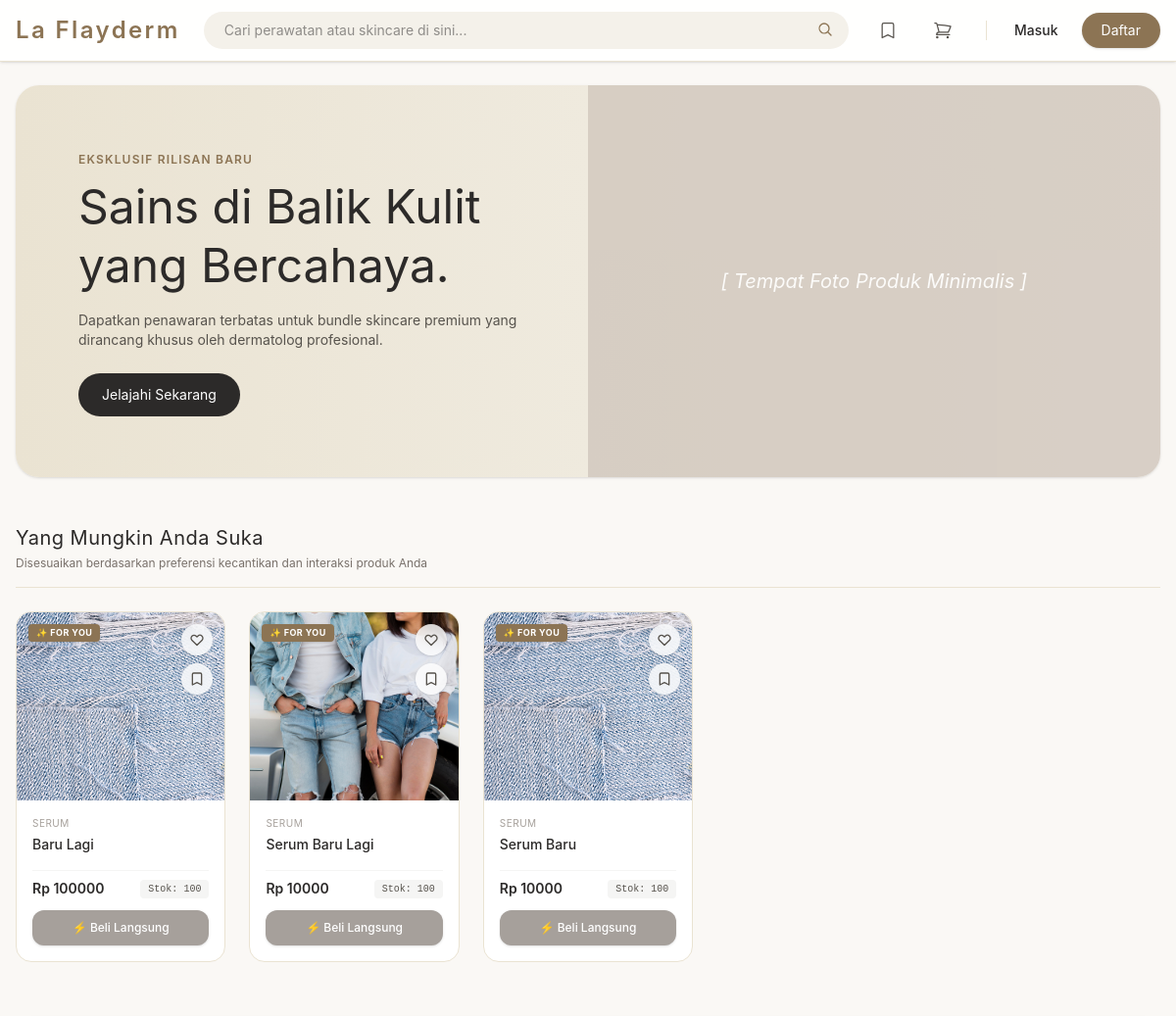
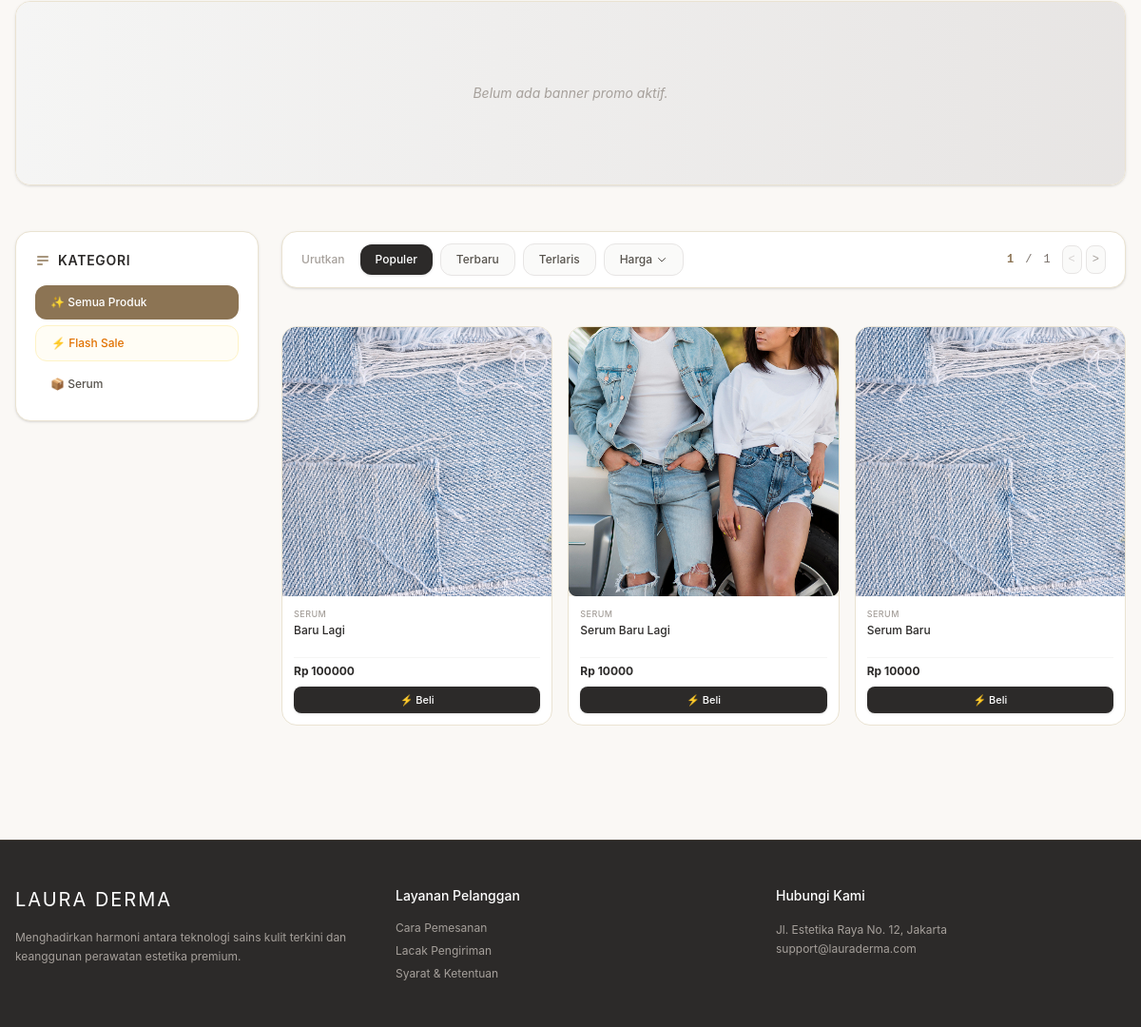
The app's page /, older data (2 pictures, top to bottom).
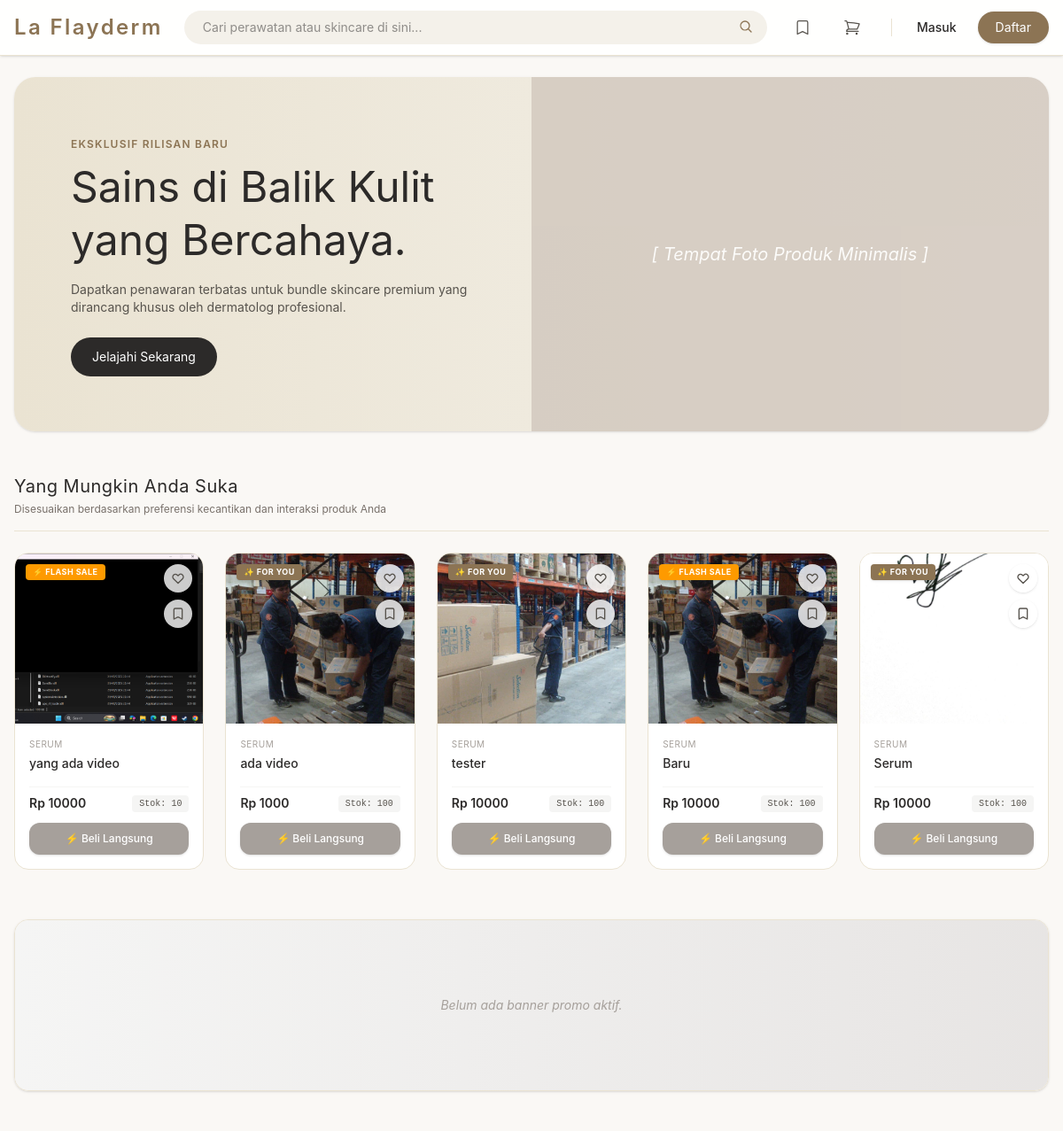
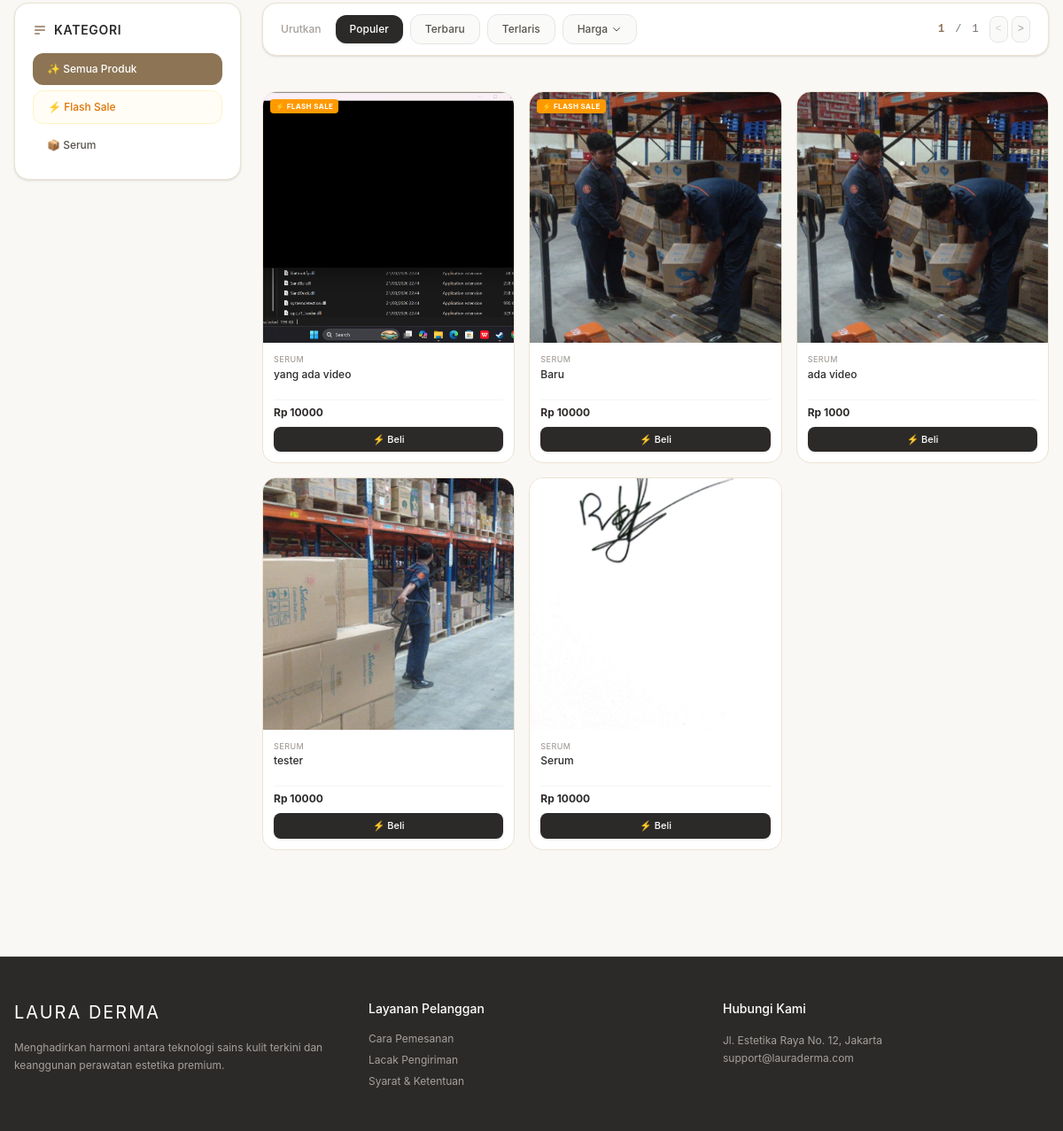
The same page, newer data (2 pictures, top to bottom).
### toko/models.py (models this page shows, shortened)
class Produk(models.Model):
    kategori = models.ForeignKey(Kategori, on_delete=models.SET_NULL, null=True, blank=True, related_name='produk')
    nama = models.CharField(max_length=200)
    slug = models.SlugField(unique=True, max_length=250)
    gambar = models.ImageField(upload_to='produk/thumbnails/', blank=True, null=True)
    video_produk = models.FileField(upload_to='produk/videos/', null=True, blank=True)
    deskripsi = models.TextField(blank=True, null=True)
    harga = models.IntegerField()  # Menggunakan integer agar pas untuk mata uang Rupiah
    stok = models.IntegerField(default=0)
    is_flash_sale = models.BooleanField(default=False) # Penanda untuk masuk bagian diskon
    dibuat_pada = models.DateTimeField(auto_now_add=True)
    flash_sale_end = models.DateTimeField(null=True, blank=True)
    class Meta:
        verbose_name_plural = "Produk"
    @property
    def status_flash_aktif(self):
        if self.is_flash_sale and self.flash_sale_end:
            return timezone.now() < self.flash_sale_end
        return False

class Kategori(models.Model):
    nama = models.CharField(max_length=100)
    slug = models.SlugField(unique=True, max_length=150)
    class Meta:
        verbose_name_plural = "Kategori" # Agar di halaman admin tulisannya rapi

### toko/views.py (the view, shortened to what this page needs)
# urls.py: path('', halaman_utama, name='home'),
def halaman_utama(request):
    daftar_banner = BannerPromo.objects.filter(is_aktif=True).order_by('-diperbarui_pada')
    daftar_kategori = Kategori.objects.all()
    daftar_produk = Produk.objects.all().order_by('-is_flash_sale', '-dibuat_pada')
    produk_populer = Produk.objects.annotate(
        total_likes=Count('likes')
    ).order_by('-total_likes', '-dibuat_pada')[:9]
    user_wishlists = []
    user_likes = []
    produk_rekomendasi = None
    if not produk_rekomendasi or not produk_rekomendasi.exists():
        produk_rekomendasi = produk_populer
    context = {
        'daftar_banner': daftar_banner,
        'daftar_kategori': daftar_kategori,
        'daftar_produk': daftar_produk, # Menggantikan produk_spesial dan produk_biasa
        'produk_rekomendasi': produk_rekomendasi,
        'user_wishlists': list(user_wishlists),
        'user_likes': list(user_likes),
    }
    return render(request, 'index.html', context)

### toko/context_processors.py (called while the page is built)
def wishlist_count(request):
    if request.user.is_authenticated:
        count = Wishlist.objects.filter(user=request.user).count()
    else:
        count = 0
    return {'wish_count': count}

### templates/index.html (shortened to what the changed rows need)
{% extends 'base.html' %}
{% block content %}
<div class="max-w-[1600px] mx-auto px-4 mt-6 grid grid-cols-1 xl:grid-cols-[160px_1fr_160px] gap-8 items-start">
    <main class="w-full min-w-0">
        <header class="w-full">
            <div class="relative bg-gradient-to-r from-[#EAE3D2] to-[#F4F1EA] rounded-3xl h-[320px] md:h-[400px] overflow-hidden flex items-center shadow-sm">
                <div class="p-8 md:p-16 max-w-xl z-10">
                    <h1 class="text-4xl md:text-5xl font-normal serif-font mt-2 mb-4 leading-tight">Sains di Balik Kulit yang Bercahaya.</h1>
                </div>
            </div>
        </header>
        <section class="w-full mt-12">
            <div class="border-b border-[#EAE3D2] pb-4 mb-6 flex flex-col md:flex-row md:items-end justify-between gap-2">
                <div>
                    <h2 class="text-xl font-normal serif-font text-[#2C2A29] tracking-wide">Yang Mungkin Anda Suka</h2>
                </div>
            </div>
            <div class="grid grid-cols-2 md:grid-cols-3 lg:grid-cols-5 xl:grid-cols-3 2xl:grid-cols-5 gap-6">
                {% for produk in produk_rekomendasi %}
                <div class="bg-white rounded-2xl overflow-hidden border border-[#EAE3D2] hover:shadow-md transition-shadow group cursor-pointer flex flex-col justify-between">
                    <div>
                        <div class="h-48 bg-[#F4F1EA] flex items-center justify-center relative overflow-hidden">
                            <a href="{% url 'detail_produk' produk.id %}" class="absolute inset-0 z-10">
                                {% if produk.gambar %}
                                    <img src="{{ produk.gambar.url }}" alt="{{ produk.nama }}" class="w-full h-full object-cover group-hover:scale-105 transition-transform duration-300">
                                {% else %}
                                    <div class="w-full h-full flex items-center justify-center">
                                        <span class="text-stone-400 italic text-xs font-medium text-center">[ {{ produk.nama }} ]</span>
                                    </div>
                                {% endif %}
                            </a>
                            <div class="absolute top-3 right-3 z-20 flex flex-col gap-2">
                                <button onclick="toggleLike(this, '{{ produk.id }}')" class="like-btn p-2 bg-white/80 backdrop-blur-sm rounded-full shadow-sm hover:bg-white transition-all group/like {% if produk.id in user_likes %}active{% endif %}">
                                </button>
                                <button onclick="toggleWishlist(this, '{{ produk.id }}')" class="wishlist-btn p-2 bg-white/80 backdrop-blur-sm rounded-full shadow-sm hover:bg-white transition-all group/wish {% if produk.id in user_wishlists %}active{% endif %}">
                                    <svg xmlns="http://www.w3.org/2000/svg" class="h-4 w-4 text-stone-600 group-hover/wish:text-[#8C7454]" fill="none" viewBox="0 0 24 24" stroke="currentColor">
                                        <path stroke-linecap="round" stroke-linejoin="round" stroke-width="2" d="M5 5a2 2 0 012-2h10a2 2 0 012 2v16l-7-3.5L5 21V5z" />
                                    </svg>
                                </button>
                            </div>
                            {% if produk.is_flash_sale %}
                            <span class="absolute top-3 left-3 bg-amber-500 text-white text-[9px] font-bold uppercase tracking-wider px-2 py-0.5 rounded shadow-sm z-20">
                                ⚡ Flash Sale
                            </span>
                            {% else %}
                            <span class="absolute top-3 left-3 bg-[#8C7454] text-white text-[9px] font-bold uppercase tracking-wider px-2 py-0.5 rounded shadow-sm z-20">
                                ✨ For You
                            </span>
                            {% endif %}
                        </div>
                        <div class="p-4">
                            <span class="text-[10px] text-stone-400 uppercase tracking-wider block">
                                {% if produk.kategori %}{{ produk.kategori.nama }}{% else %}Tanpa Kategori{% endif %}
                            </span>
                            <a href="{% url 'detail_produk' produk.id %}" class="relative z-20 block">
                                <h3 class="text-sm font-medium mt-1 text-[#2C2A29] truncate group-hover:text-[#8C7454] transition-colors" title="{{ produk.nama }}">
                                    {{ produk.nama }}
                                </h3>
                            </a>
                        </div>
                    </div>
                    <div class="p-4 pt-0 relative z-20">
                        <div class="flex items-center justify-between gap-2 pt-2 border-t border-stone-100 mb-3">
                            <span class="text-sm font-semibold text-[#2C2A29]">Rp {{ produk.harga }}</span>
                            <span class="text-[10px] bg-stone-100 text-stone-600 px-2 py-0.5 rounded font-mono">Stok: {{ produk.stok }}</span>
                        </div>
                        {% if request.user.is_authenticated %}
                            {% if not user.is_staff %}
                            <form action="{% url 'tambah_ke_keranjang' produk.id %}" method="POST">
                                {% csrf_token %}
                                <input type="hidden" name="jumlah" value="1">
                                <button type="submit" class="w-full {% if produk.is_flash_sale %}bg-amber-500 hover:bg-amber-600{% else %}bg-[#2C2A29] hover:bg-[#8C7454]{% endif %} text-white py-2.5 rounded-xl text-xs font-medium transition-colors shadow-sm flex items-center justify-center gap-1.5">
                                    ⚡ Beli Langsung
                                </button>
                            </form>
                            {% endif %}
                        {% else %}
                            <button type="button" onclick="openLoginModal()" class="w-full bg-stone-400 text-white py-2.5 rounded-xl text-xs font-medium hover:bg-stone-500 transition-colors shadow-sm flex items-center justify-center gap-1.5">
                                ⚡ Beli Langsung
                            </button>
                        {% endif %}
                    </div>
                </div>
                {% empty %}
                <div class="col-span-full text-center py-8 bg-[#FAF8F5] rounded-2xl border border-dashed border-[#EAE3D2]">
                    <p class="text-sm text-stone-400 italic">Mulai jelajahi produk kami untuk mendapatkan rekomendasi spesial.</p>
                </div>
                {% endfor %}
            </div>
        </section>
        <div class="w-full max-w-7xl mx-auto flex flex-col md:flex-row gap-6 mt-12">
            <aside class="w-full md:w-64 shrink-0">
                <div class="bg-white rounded-2xl border border-[#EAE3D2] p-5 shadow-sm sticky top-24">
                    <h2 class="text-sm font-semibold text-[#2C2A29] uppercase tracking-wider mb-4 flex items-center gap-2">
                        <svg xmlns="http://www.w3.org/2000/svg" class="h-4 w-4 text-[#8C7454]" fill="none" viewBox="0 0 24 24" stroke="currentColor">
                            <path stroke-linecap="round" stroke-linejoin="round" stroke-width="2" d="M4 6h16M4 12h16M4 18h7" />
                        </svg>
                        Kategori
                    </h2>
                    <ul class="space-y-1.5">
                        {% for kategori in daftar_kategori %}
                        <li>
                            <button onclick="filterProduk('{{ kategori.slug }}', this)" class="category-btn w-full text-left px-4 py-2.5 rounded-xl text-xs font-medium text-stone-600 bg-transparent hover:bg-[#FAF8F5] hover:text-[#8C7454] transition-all flex items-center justify-between group">
                                <span class="category-name flex items-center gap-2">📦 {{ kategori.nama }}</span>
                            </button>
                        </li>
                        {% empty %}
                        <li class="text-xs text-stone-400 italic p-2">Belum ada kategori aktif.</li>
                        {% endfor %}
                    </ul>
                </div>
            </aside>
            <main class="flex-1 space-y-10">
                <section class="w-full mb-10">
                    <div id="main-product-grid" class="grid grid-cols-2 lg:grid-cols-3 xl:grid-cols-4 gap-4">
                        {% for produk in daftar_produk %}
                        <div class="bg-white product-card-item rounded-2xl overflow-hidden border border-[#EAE3D2] hover:shadow-md transition-shadow group cursor-pointer flex flex-col justify-between"
                            data-category="{{ produk.kategori.slug }}"
                            data-flash="{% if produk.is_flash_sale %}true{% else %}false{% endif %}"
                            data-populer="{{ produk.total_likes|default:0 }}"
                            data-terbaru="{{ produk.id }}"
                            data-terlaris="{{ produk.total_terjual|default:0 }}"
                            data-harga="{{ produk.harga }}">
                            <div>
                                <div class="aspect-square bg-[#F4F1EA] flex items-center justify-center relative overflow-hidden">
                                    <a href="{% url 'detail_produk' produk.id %}" class="absolute inset-0 z-10">
                                        {% if produk.gambar %}
                                            <img src="{{ produk.gambar.url }}" alt="{{ produk.nama }}" class="w-full h-full object-cover group-hover:scale-105 transition-transform duration-300">
                                        {% endif %}
                                    </a>
                                    {% if produk.is_flash_sale %}
                                    <span class="absolute top-2 left-2 bg-amber-500 text-white text-[8px] font-bold uppercase tracking-wider px-1.5 py-0.5 rounded shadow-sm z-20">
                                        ⚡ Flash Sale
                                    </span>
                                    {% endif %}
                                </div>
                                <div class="p-3 pb-1">
                                    <span class="text-[9px] text-stone-400 uppercase tracking-wider block font-medium">
                                        {{ produk.kategori.nama }}
                                    </span>
                                    <a href="{% url 'detail_produk' produk.id %}" class="relative z-20 block">
                                        <h3 class="text-xs font-medium mt-0.5 text-[#2C2A29] line-clamp-2 group-hover:text-[#8C7454] transition-colors h-8">
                                            {{ produk.nama }}
                                        </h3>
                                    </a>
                                </div>
                            </div>
                            <div class="p-3 pt-0 relative z-20">
                                <div class="flex items-baseline justify-between gap-1 pt-1.5 border-t border-stone-100 mb-2">
                                    <span class="text-xs font-bold text-[#2C2A29]">Rp {{ produk.harga }}</span>
                                </div>
                                <form action="{% url 'tambah_ke_keranjang' produk.id %}" method="POST">
                                    <button type="submit" class="w-full bg-[#2C2A29] text-white py-1.5 rounded-lg text-[11px] font-medium hover:bg-[#8C7454] transition-colors shadow-sm">
                                        ⚡ Beli
                                    </button>
                                </form>
                            </div>
                        </div>
                        {% empty %}
                        <div id="empty-product-message" class="col-span-full text-center py-12 bg-[#FAF8F5] rounded-2xl border border-dashed border-[#EAE3D2]">
                            <p class="text-sm text-stone-400 italic">Belum ada produk tersedia saat ini.</p>
                        </div>
                        {% endfor %}
                    </div>
                </section>
            </main>
        </div>
    </main>
</div>
{% endblock %}

Row changes from the older to the newer data that the page shows:
added Produk: gambar (picture), is_flash_sale "⚡ FLASH SALE", kategori.nama "SERUM", nama "yang ada video", harga "10000", stok "10"
changed Produk: gambar: a different picture; nama "Baru Lagi" → "ada video"; harga "100000" → "1000"
changed Produk: gambar: a different picture; nama "Serum Baru Lagi" → "tester"
added Produk: gambar (picture), is_flash_sale "⚡ FLASH SALE", kategori.nama "SERUM", nama "Baru", harga "10000", stok "100"
changed Produk: gambar: a different picture; nama "Serum Baru" → "Serum"
